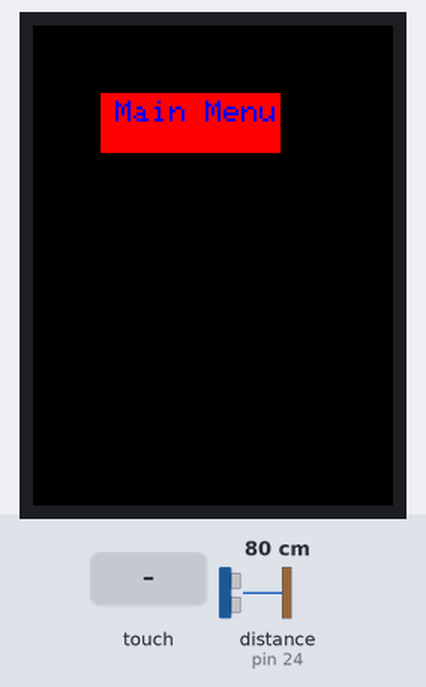
Bench run of a sketch on a simulated Arduino Mega 2560, built with avr-gcc and run on an emulated ATmega2560. On the bench: 240×320 colour display. The test bench sets the inputs (shaded band); at power-on: distance to the obstacle (sensor on pin 24) 80 cm. The echo pulse lasts 58.3 µs per cm; what the sketch prints to the serial monitor is not drawn.

Above: at 1.1 s.
1.2 s: touch panel pressed at 13 % / 30 % of its raw x / y range
At 1.9 s:
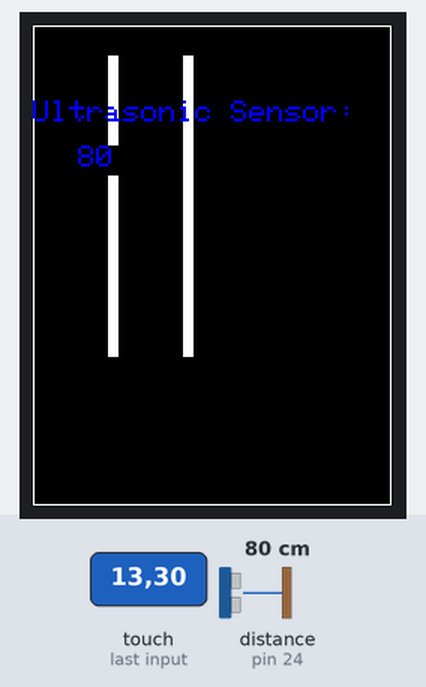
2.8 s: distance to the obstacle (sensor on pin 24) set to 2 cm
At 3.7 s:
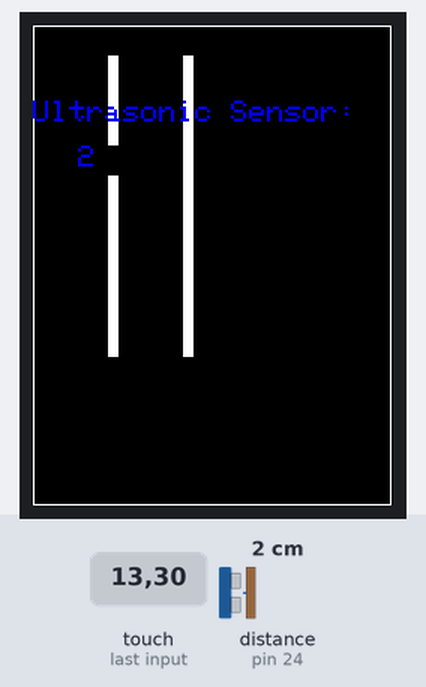
4.4 s: distance to the obstacle (sensor on pin 24) set to 4 cm
At 5.0 s:
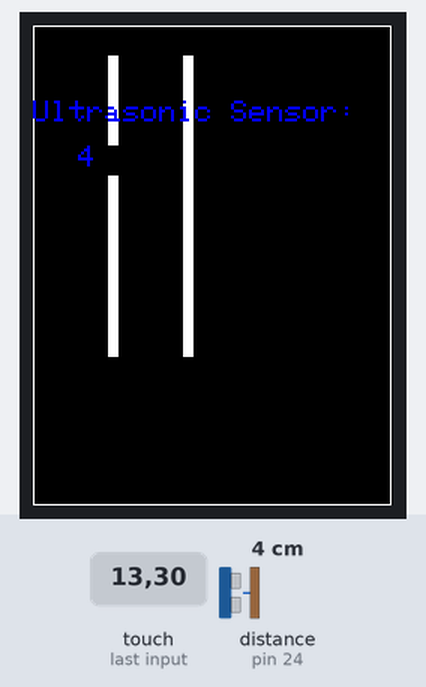
5.9 s: distance to the obstacle (sensor on pin 24) set to 9 cm
At 6.4 s:
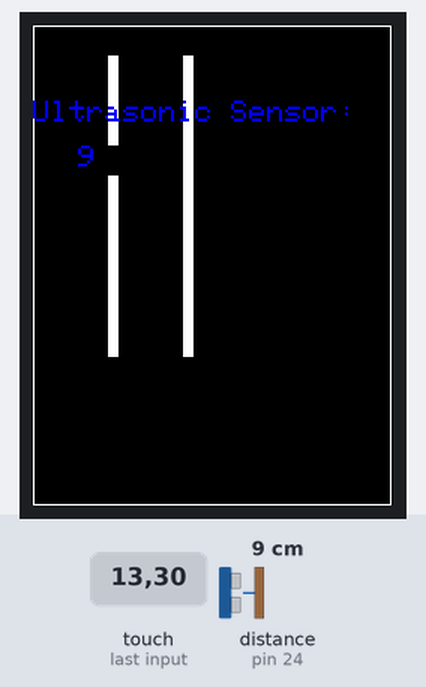
Timing chart, 0 to 8.4 s (numbered marks = the images above; inputs shaded):
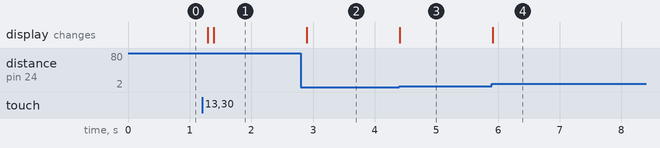

Measured:
- after the input at 1.2 s, the display: first changes after 0.10 s (image 1 shows a later state)
- after the input at 2.8 s, the display: changes after 0.10 s (image 2)
- after the input at 4.4 s, the display: changes at once (image 3)
- after the input at 5.9 s, the display: changes at once (image 4)

The sketch:

LCDTEST2.ino
```cpp
// Paint example specifically for the TFTLCD breakout board.
// If using the Arduino shield, use the tftpaint_shield.pde sketch instead!
// DOES NOT CURRENTLY WORK ON ARDUINO LEONARDO

// Modified for SPFD5408 Library by Joao Lopes
// Version 0.9.2 - Rotation for Mega

// *** SPFD5408 change -- Begin
#include <SPFD5408_Adafruit_GFX.h>    // Core graphics library
#include <SPFD5408_Adafruit_TFTLCD.h> // Hardware-specific library
#include <SPFD5408_TouchScreen.h>
// *** SPFD5408 change -- End

#if defined(__SAM3X8E__)
    #undef __FlashStringHelper::F(string_literal)
    #define F(string_literal) string_literal
#endif

// When using the BREAKOUT BOARD only, use these 8 data lines to the LCD:
// For the Arduino Uno, Duemilanove, Diecimila, etc.:
//   D0 connects to digital pin 8  (Notice these are
//   D1 connects to digital pin 9   NOT in order!)
//   D2 connects to digital pin 2
//   D3 connects to digital pin 3
//   D4 connects to digital pin 4
//   D5 connects to digital pin 5
//   D6 connects to digital pin 6
//   D7 connects to digital pin 7

// For the Arduino Mega, use digital pins 22 through 29
// (on the 2-row header at the end of the board).
//   D0 connects to digital pin 22
//   D1 connects to digital pin 23
//   D2 connects to digital pin 24
//   D3 connects to digital pin 25
//   D4 connects to digital pin 26
//   D5 connects to digital pin 27
//   D6 connects to digital pin 28
//   D7 connects to digital pin 29

// For the Arduino Due, use digital pins 33 through 40
// (on the 2-row header at the end of the board).
//   D0 connects to digital pin 33
//   D1 connects to digital pin 34
//   D2 connects to digital pin 35
//   D3 connects to digital pin 36
//   D4 connects to digital pin 37
//   D5 connects to digital pin 38
//   D6 connects to digital pin 39
//   D7 connects to digital pin 40

#define YP A3  // must be an analog pin, use "An" notation!
#define XM A2  // must be an analog pin, use "An" notation!
#define YM 9   // can be a digital pin
#define XP 8   // can be a digital pin
#define PIN_TRIG 26
#define PIN_ECO  24
#define VCC 28
#define GND 22


// Original values
//#define TS_MINX 150
//#define TS_MINY 120
//#define TS_MAXX 920
//#define TS_MAXY 940

// Calibrate values
#define TS_MINX 125
#define TS_MINY 85
#define TS_MAXX 965
#define TS_MAXY 905

// For better pressure precision, we need to know the resistance
// between X+ and X- Use any multimeter to read it
// For the one we're using, its 300 ohms across the X plate
TouchScreen ts = TouchScreen(XP, YP, XM, YM, 300);

#define LCD_CS A3
#define LCD_CD A2
#define LCD_WR A1
#define LCD_RD A0
// optional
#define LCD_RESET A4

// Assign human-readable names to some common 16-bit color values:
#define  BLACK   0x0000
#define BLUE    0x001F
#define RED     0xF800
#define GREEN   0x07E0
#define CYAN    0x07FF
#define MAGENTA 0xF81F
#define YELLOW  0xFFE0
#define WHITE   0xFFFF


Adafruit_TFTLCD tft(LCD_CS, LCD_CD, LCD_WR, LCD_RD, LCD_RESET);

#define BOXSIZE 40
#define PENRADIUS 2
int oldcolor, currentcolor;
boolean buttonEnabled = true;
unsigned int screen = 0;

void setup() {

  // put your setup code here, to run once:
  pinMode(VCC, OUTPUT);
  pinMode(GND, OUTPUT);
  pinMode(PIN_TRIG, OUTPUT);
  pinMode(PIN_ECO, INPUT);
  digitalWrite(VCC, HIGH);
  digitalWrite(GND, LOW);


  Serial.begin(9600);
  Serial.println(F("Paint"));
  uint16_t identifier = tft.readID();
  if(identifier == 0x9341){
    Serial.println(F("Found ILI9431 LCD driver"));
    Serial.println(identifier, HEX);
    }
    else {
    Serial.print(F("Unknown LCD driver chip: "));
    Serial.println(identifier, HEX);
    Serial.println(F("If using the Adafruit 2.8\" TFT Arduino shield, the line:"));
    Serial.println(F("  #define USE_ADAFRUIT_SHIELD_PINOUT"));
    Serial.println(F("should appear in the library header (Adafruit_TFT.h)."));
    Serial.println(F("If using the breakout board, it should NOT be #defined!"));
    Serial.println(F("Also if using the breakout, double-check that all wiring"));
    Serial.println(F("matches the tutorial."));
    return;
  }
  tft.begin(identifier);
  tft.setRotation(0);
  drawBorder();

  tft.fillScreen(BLACK);
  tft.fillRect(45, 45, 120, 40, RED);

  tft.setCursor(55, 50);
  tft.setTextSize(2);
  tft.setTextColor(BLUE);
  tft.println("Main Menu");


  waitOneTouch();

  tft.fillScreen(BLACK);

  tft.fillRect(0, 0, 120, BOXSIZE, RED);
  tft.fillRect(0, 40, 120, BOXSIZE, YELLOW);
  tft.fillRect(0, 80, 120, BOXSIZE, GREEN);
  //tft.fillRect(0, 120, 80, BOXSIZE, CYAN);

  tft.setCursor(10,20 );
  tft.setTextSize(1);
  tft.setTextColor(BLUE);
  tft.println("Temp:");

  tft.setCursor(10, 50);
  tft.setTextSize(1);
  tft.setTextColor(BLUE);
  tft.println("Humid");

  tft.setCursor(10, 90);
  tft.setTextSize(1);
  tft.setTextColor(BLUE);
  tft.println("GPS");


}

#define MINPRESSURE 10
#define MAXPRESSURE 1000

void loop() {


    //declare variables for ultrasonic sensor

  //trigger the signal to sensor


    TSPoint p = ts.getPoint();
    buttonEnabled = true;
    screen = 0;


    p.x = map(p.x, TS_MINX, TS_MAXX, 0, tft.width());
    // *** SPFD5408 change -- End
    p.y = map(p.y, TS_MINY, TS_MAXY, 0, tft.height());


    if (p.z > MINPRESSURE && p.z < MAXPRESSURE) {

    Serial.print("X = "); Serial.print(p.x);
    Serial.print("\tY = "); Serial.print(p.y);
    Serial.print("\tPressure = "); Serial.println(p.z);


    waitOneTouch();
    if(p.y > 80 && p.y < 120 && p.x < 120 && buttonEnabled){

      buttonEnabled = false; //Disable button
      Serial.println("Button Pressed");

      /*tft.fillScreen(BLACK);


      tft.setCursor(0, 50);
      tft.setTextSize(2);
      tft.setTextColor(BLUE);
      tft.println("Ultrasonic Sensor");
      */
      drawUltrasonic();
      }

      delay(10);
}

}


void drawUltrasonic()
{
   long duracion, distancia;
   tft.fillScreen(BLACK);
  int steps = 1;
   //Draw frame
   tft.drawRect(0,0,239,320,WHITE);

   drawVerticalLine(50);

   drawVerticalLine(100);

      tft.setCursor(0, 50);
      tft.setTextSize(2);
      tft.setTextColor(BLUE);
      tft.println("Ultrasonic Sensor:");

      while(steps == 1){
      tft.fillRect(30, 80, 50, 20, BLACK);
    digitalWrite(PIN_TRIG, LOW);
    delayMicroseconds(2);
    digitalWrite(PIN_TRIG, HIGH);
    delayMicroseconds(10);
    digitalWrite(PIN_TRIG, LOW);

  //receive the value from sensor
  duracion = pulseIn(PIN_ECO, HIGH);
  distancia = (duracion/2) / 29;


      tft.setCursor(30, 80);
      //tft.print("Y: ");
      tft.print(distancia);
      delay(500);

      }

   //waitOneTouch();

   //drawHorizontalLine(80);

   //drawHorizontalLine(150);
}


void drawVerticalLine(int x)
{
  int i=0;
  for(i=0;i<7;i++)
  {
    tft.drawLine(x+i,20,x+i,220,WHITE);
  }
}


TSPoint waitOneTouch() {

  // wait 1 touch to exit function

  TSPoint p;

  do {
    p= ts.getPoint();

    pinMode(XM, OUTPUT); //Pins configures again for TFT control
    pinMode(YP, OUTPUT);

  } while((p.z < MINPRESSURE )|| (p.z > MAXPRESSURE));

  return p;
}

void drawBorder(){

    uint16_t width = tft.width() - 1;
    uint16_t height = tft.height() - 1;
    uint8_t border = 3;

    tft.fillScreen(BLACK);
    tft.fillRect(border, border, (width - border * 2), (height - border * 2 ), WHITE);
}
```
